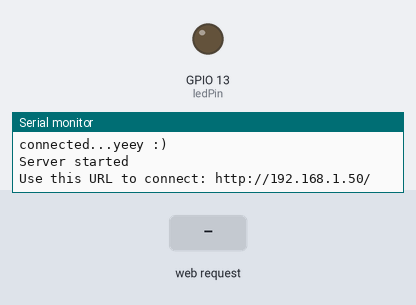
Bench run of a sketch on a simulated ESP8266 (NodeMCU). Parts: output pins drawn as LEDs (lit = HIGH), the last lines printed to the serial monitor. The inputs (shaded band) are chosen by the test bench. WiFi joins after 1.5 s; servers stay silent unless stated; storage starts empty.

Above: at 2.7 s.
2.8 s: HTTP request GET /LED=ON received
At 3.9 s:
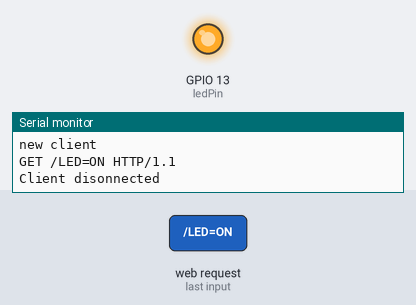
5.8 s: HTTP request GET /LED=OFF received
At 6.2 s:
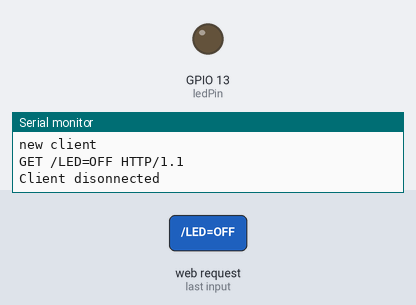
Timing chart, 0 to 8.8 s (numbered marks = the images above; inputs shaded):
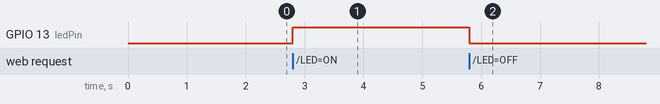

The sketch:

Wifi_AccesPoint_Owledtronics.ino
```cpp
#include <ESP8266WiFi.h>          //https://github.com/esp8266/Arduino

//needed for library
#include <DNSServer.h>
#include <ESP8266WebServer.h>
#include <WiFiManager.h>         //https://github.com/tzapu/WiFiManager

#include "FS.h"
String arch;
int ledPin = 13; // GPIO13
WiFiServer server(80);

void setup() {
    // put your setup code here, to run once:
    Serial.begin(115200);
    delay(10);

    pinMode(ledPin, OUTPUT);
    digitalWrite(ledPin, LOW);

    SPIFFS.begin();
    File f = SPIFFS.open("/test.txt", "r");
    if (!f) {
      Serial.println("file open failed");
    }
    arch = f.readStringUntil('EOF');
    Serial.println(arch);


    //WiFiManager
    //Local intialization. Once its business is done, there is no need to keep it around
    WiFiManager wifiManager;
    //reset saved settings
    //wifiManager.resetSettings();

    //set custom ip for portal
    //wifiManager.setSTAStaticIPConfig(IPAddress(10,0,1,1), IPAddress(10,0,1,1), IPAddress(255,255,255,0));
    //wifiManager.setSTAStaticIPConfig(IPAddress(666,666,6,6),IPAddress(666,666,6,6),IPAddress(666,666,6,6));
    //fetches ssid and pass from eeprom and tries to connect
    //if it does not connect it starts an access point with the specified name
    //here  "AutoConnectAP"
    //and goes into a blocking loop awaiting configuration
    wifiManager.setCustomHeadElement("<style>.c{text-align: center;} div,input{padding:5px;font-size:1em;color:#fff;background-color:#000;} input{width:95%;} body{text-align: center;font-family:verdana; background-color:#000;color:#fff;} button{border:0;border-radius:0.3rem;background-color:#E94F37;color:#fff;line-height:2.4rem;font-size:1.2rem;width:100%;} .q{float: right;width: 64px;text-align: right;}</style>");
    wifiManager.autoConnect("Owledtronics Wifi Config");
    //or use this for auto generated name ESP + ChipID
    //wifiManager.autoConnect();


    //if you get here you have connected to the WiFi
    Serial.println("connected...yeey :)");
    server.begin();
    Serial.println("Server started");
    Serial.print("Use this URL to connect: ");
    Serial.print("http://");
    Serial.print(WiFi.localIP());
    Serial.println("/");


}

void loop() {
    // put your main code here, to run repeatedly:
    // Check if a client has connected
  WiFiClient client = server.available();
  if (!client) {
    return;
  }

  // Wait until the client sends some data
  Serial.println("new client");
  while(!client.available()){
    delay(1);
  }

  // Read the first line of the request
  String request = client.readStringUntil('\r');
  Serial.println(request);
  client.flush();

  // Match the request

  int value = LOW;
  if (request.indexOf("/LED=ON") != -1)  {
    digitalWrite(ledPin, HIGH);
    value = HIGH;
  }
  if (request.indexOf("/LED=OFF") != -1)  {
    digitalWrite(ledPin, LOW);
    value = LOW;
  }

// Set ledPin according to the request
//digitalWrite(ledPin, value);

  // Return the response
  client.println("HTTP/1.1 200 OK");
  client.println("Content-Type: text/html");
  client.println(""); //  do not forget this one
  client.println("<!DOCTYPE HTML>");
  client.println("<html>");
  client.println("<style>.c{text-align: center;} div,input{padding:5px;font-size:1em;color:#fff;background-color:#000;} input{width:95%;} body{text-align: center;font-family:verdana; background-color:#000;color:#fff;} button{border:0;border-radius:0.3rem;background-color:#E94F37;color:#fff;line-height:2.4rem;font-size:1.2rem;width:75%;} .q{float: right;width: 64px;text-align: right;}</style>");

  client.print("Led pin is now: ");

  if(value == HIGH) {
    client.print("On");
  } else {
    client.print("Off");
  }
  client.println("<br><br>");
  client.println("<a href=\"/LED=ON\"\"><button>Turn On </button></a>");
  client.println("<a href=\"/LED=OFF\"\"><button>Turn Off </button></a><br />");
  client.println("<br><br>");
  client.println("<br><br>");
  client.println(arch);
  client.println("</html>");

  delay(1);
  Serial.println("Client disonnected");
  Serial.println("");


}
```

Measured:
- after the input at 2.8 s, GPIO 13 (ledPin): LOW → HIGH at once
- after the input at 5.8 s, GPIO 13 (ledPin): HIGH → LOW at once
